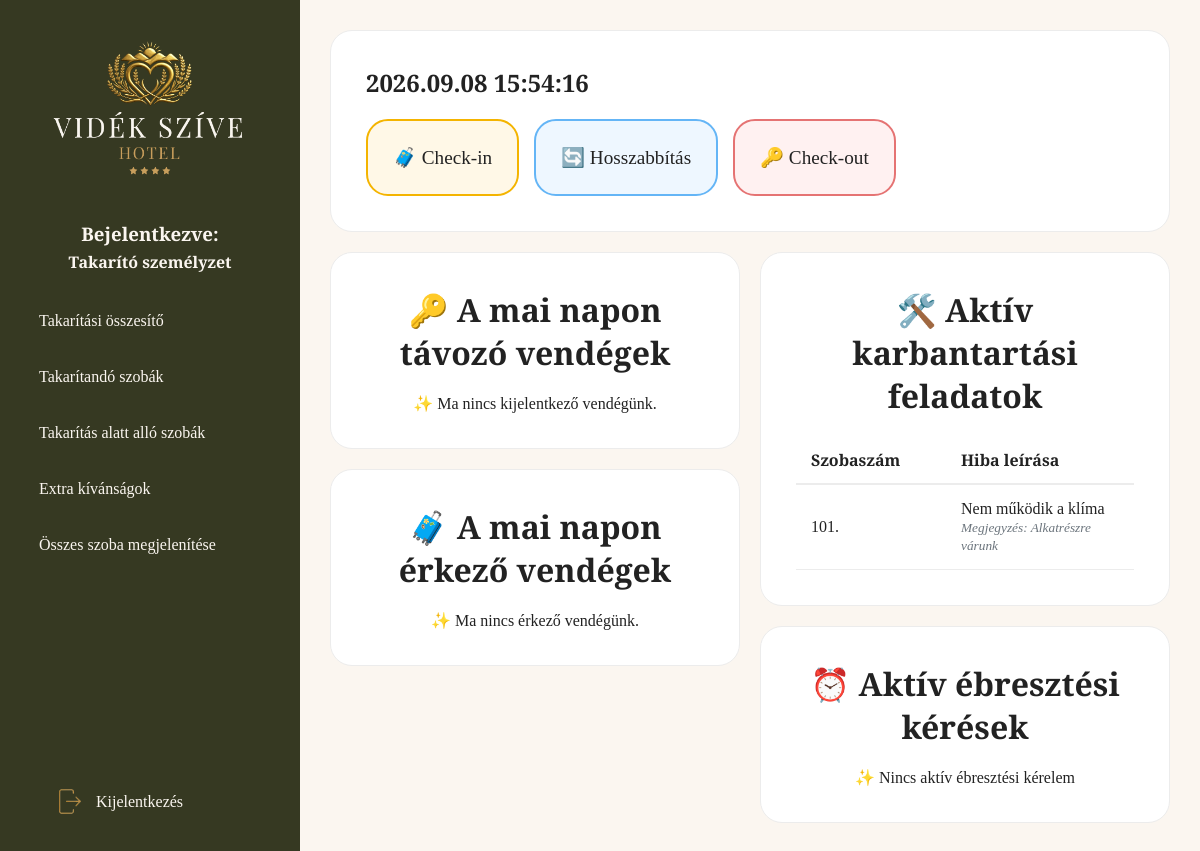
The page /dashboard/reception/ (signed in) on the database its author committed.
### videk_szive/models.py (models this page shows, shortened)
class RoomIssue(models.Model):
    room = models.ForeignKey(Room, on_delete=models.CASCADE, related_name="reported_issues")
    description = models.TextField()
    is_resolved = models.BooleanField(default=False)
    handyman_note = models.TextField(blank=True, null=True, verbose_name="Karbantartó megjegyzése")
    created_at = models.DateTimeField(default=timezone.now)
    resolved_at = models.DateTimeField(blank=True, null=True, verbose_name="Megoldás ideje")

class Room(models.Model):
    room_number = models.IntegerField(primary_key=True, verbose_name="Szobaszám")
    room_type = models.CharField(max_length=50, verbose_name="Szobatípus")
    room_persons = models.IntegerField(verbose_name="Férőhely")
    room_size = models.IntegerField(verbose_name="Szobaméret (m²)")
    balcony = models.BooleanField(default=False, verbose_name="Erkélyes")
    price_per_night = models.IntegerField(verbose_name="Ár/éjszaka")
    status_free = models.BooleanField(default=True, verbose_name="Szabad szoba")
    status_booked = models.BooleanField(default=False, verbose_name="Kiadott szoba")
    status_need_cleaning = models.BooleanField(default=False, verbose_name="Takarítandó szoba")
    status_under_cleaning = models.BooleanField(default=False, verbose_name="Takarítás alatt álló szoba")
    status_cleaned = models.BooleanField(default=False, verbose_name="Kitakarított szoba")
    cleaning = models.BooleanField(default=False, verbose_name="Takarítást kér")
    not_cleaning = models.BooleanField(default=False, verbose_name="Takarítást nem kér")
    extra_sheets = models.BooleanField(default=False, verbose_name="Extra ágynemű")
    extra_towel = models.BooleanField(default=False, verbose_name="Extra törölköző")
    extra_showers = models.BooleanField(default=False, verbose_name="Extra tusfürdő")
    bin_clean = models.BooleanField(default=False, verbose_name="Szemetes ürítés")
    wake_up = models.BooleanField(default=False, verbose_name="Ébresztés kérése")
    wake_up_time = models.CharField(max_length=100, blank=True, null=True, verbose_name="Ébresztési időpont / Megjegyzés")
    wake_up_confirmed = models.BooleanField(default=False, verbose_name="Ébresztés visszaigazolva")
    issues = models.BooleanField(default=False, verbose_name="Műszaki hiba")
    issue_description = models.TextField(blank=True, null=True)
    wifi = models.CharField(max_length=50, blank=True, null=True, verbose_name="Wi-Fi jelszó")
    current_guest = models.ForeignKey(
        Guest,
        on_delete=models.SET_NULL,
        blank=True,
        null=True,
        related_name="rooms",
        verbose_name="Aktuális vendég"
    )
    class Meta:
        verbose_name_plural = "Rooms"

### videk_szive/views.py (the view)
# urls.py: path('reception/', views.reception_dashboard, name='reception'),
@login_required
def reception_dashboard(request):
    rooms = Room.objects.all().order_by('room_number')
    wake_up_rooms = Room.objects.filter(wake_up=True).order_by('room_number')
    free_rooms_count = Room.objects.filter(status_free=True).count()
    booked_rooms_count = Room.objects.filter(status_booked=True).count()
    clean_need_count = Room.objects.filter(status_need_cleaning=True).count()
    clean_under_count = Room.objects.filter(status_under_cleaning=True).count()
    today = timezone.localdate()
    arrivals = Reservation.objects.filter(arrive_date=today, status__in=['PENDING', 'CONFIRMED']).select_related('guest', 'room').order_by('id')
    checkout_reservations = Reservation.objects.filter(leave_date=today).select_related('guest','room').order_by('room__room_number')
    active_issues = RoomIssue.objects.filter(
        is_resolved=False).select_related('room').order_by('room__room_number')
    context = {
        'rooms': rooms,
        'wake_up_rooms': wake_up_rooms,
        'free_count': free_rooms_count,
        'booked_count': booked_rooms_count,
        'need_cleaning_count': clean_need_count,
        'under_cleaning_count': clean_under_count,
        'arrivals': arrivals,
        'checkout_reservations': checkout_reservations,
        'active_issues': active_issues,
    }
    return render(request, 'reception.html', context)

### videk_szive/templates/reception.html (shortened to what this page needs)
{% extends 'index.html' %}
{% load static %}
{% block content %}
<div class="card">
    <div class="dashboard-header">
        <div class="live-clock">
            <span id="current-date-time">Betöltés...</span>
        </div>
        <div class="action-buttons-group">
            <a href="{% url 'checkin_view' %}" class="room cleaning-needed" >🧳 Check-in</a>
            <a href="#" class="room cleaning">🔄 Hosszabbítás</a>
            <a href="{% url 'checkout_view' %}" class="room occupied">🔑 Check-out</a>
        </div>
    </div>
</div>
<div class="dashboard">
    <div class="dashboard-left">
        <div class="card">
            <div style="text-align: center;">
                <h1>🔑 A mai napon távozó vendégek</h1>
            </div>
            {% if checkout_reservations %}
                <div style="overflow-x: auto;">
                    <table style="width: 100%; border-collapse: collapse; text-align: left;">
                        <thead>
                            <tr style="border-bottom: 2px solid var(--clr-lightgrey);">
                                <th style="padding: 12px 15px; width:150px;">Szobaszám</th>
                                <th style="padding: 12px 15px;">Vendég neve</th>
                            </tr>
                        </thead>
                        <tbody>
                            {% for reservation in checkout_reservations %}
                                <tr style="border-bottom: 1px solid var(--clr-lightgrey); transition: background 0.2s;">
                                    <td style="padding: 15px;">
                                        {{ reservation.room.room_number }}
                                    </td>
                                    <td style="padding: 15px;">
                                        {{ reservation.guest.guest_name }} </td>
                                </tr>
                            {% endfor %}
                        </tbody>
                    </table>
                </div>
            {% else %}
                <div style="text-align: center;">
                    <p>✨ Ma nincs kijelentkező vendégünk.</p>
                </div>
            {% endif %}
        </div>
    <div class="card">
    <div style="text-align: center;">
        <h1>🧳 A mai napon érkező vendégek</h1>
    </div>
    {% if arrivals %}
        <div style="overflow-x: auto;">
            <table style="width: 100%; border-collapse: collapse; text-align: left;">
                <thead>
                    <tr style="border-bottom: 2px solid var(--clr-lightgrey);">
                        <th style="padding: 12px 15px; width:150px;">Szobaszám</th>
                        <th style="padding: 12px 15px;">Vendég neve</th>
                        <th style="padding: 12px 15px; width:150px;">Művelet</th>
                    </tr>
                </thead>
                <tbody>
                    {% for reservation in arrivals %}
                        <tr style="border-bottom: 1px solid var(--clr-lightgrey); transition: background 0.2s;">
                            <td style="padding: 15px;">
                                {% if reservation.room %}
                                    {{ reservation.room.room_number }}
                                {% else %}
                                    <span style="color: var(--clr-warning, #e67e22);">Beosztásra vár</span>
                                {% endif %}
                            </td>
                            <td style="padding: 15px;">
                                {{ reservation.guest.guest_name }}
                            </td>
                            <td style="padding: 15px; text-align: right;">
                                <a href="{% url 'checkin_view' %}?reservation_id={{ reservation.id }}">
                                    <button class="primary">Check-in</button>
                                </a>
                            </td>
                        </tr>
                    {% endfor %}
                </tbody>
            </table>
        </div>
    {% else %}
        <div style="text-align: center;">
            <p>✨ Ma nincs érkező vendégünk.</p>
        </div>
    {% endif %}
</div>
    </div>
    <div class="dashboard-right">
        <div class="card">
            <div style="text-align: center;">
                <h1>🛠️ Aktív karbantartási feladatok</h1>
            </div>
            {% if active_issues %}
                <div style="overflow-x: auto;">
                    <table style="width: 100%; border-collapse: collapse; font-family: var(--ff-playfair); text-align: left;">
                        <thead>
                            <tr style="border-bottom: 2px solid var(--clr-lightgrey);">
                                <th style="padding: 12px 15px; width:150px;">Szobaszám</th>
                                <th style="padding: 12px 15px;">Hiba leírása</th>
                            </tr>
                        </thead>
                        <tbody>
                            {% for issue in active_issues %}
                                <tr style="border-bottom: 1px solid var(--clr-lightgrey); transition: background 0.2s;">
                                    <td style="padding: 15px;">
                                        {{ issue.room.room_number }}.
                                    </td>
                                    <td style="padding: 15px;">
                                        {{ issue.description }}
                                        {% if issue.handyman_note %}
                                            <br><small style="color: #6c757d; font-style: italic;">Megjegyzés: {{ issue.handyman_note }}</small>
                                        {% endif %}
                                    </td>
                                </tr>
                            {% endfor %}
                        </tbody>
                    </table>
                </div>
            {% else %}
                <div style="text-align: center;">
                    <p>✨ Jelenleg nincs bejelentett műszaki probléma.</p>
                </div>
            {% endif %}
        </div>
        <div class="card">
            <div style="text-align: center;">
                <h1>⏰ Aktív ébresztési kérések</h1>
            </div>
            {% if wake_up_rooms %}
            <div style="overflow-x: auto;">
                <table style="width: 100%; border-collapse: collapse; font-family: var(--ff-playfair); text-align: left;">
                    <thead>
                        <tr style="border-bottom: 2px solid var(--clr-lightgrey);">
                            <th style="padding: 12px 15px;">Szobaszám</th>
                            <th style="padding: 12px 15px;">Kért időpont</th>
                            <th style="padding: 12px 15px;">Státusz</th>
                            <th style="padding: 12px 15px; text-align: center;">Művelet</th>
                        </tr>
                    </thead>
                    <tbody>
                        {% for r in rooms %}
                            {% if r.wake_up %}
                                <tr style="border-bottom: 1px solid var(--clr-lightgrey);">
                                    <td style="padding:15px;">{{ r.room_number }}.</td>
                                    <td style="padding:15px;">{{ r.wake_up_time }}</td>
                                    <td style="padding:15px;">
                                        {% if r.wake_up_confirmed %}
                                            <span>✔ Visszaigazolva</span>
                                        {% else %}
                                            <span>⏳ Függőben</span>
                                        {% endif %}
                                    </td>
                                    <td style="padding:15px; text-align:center;">
                                        {% if r.wake_up_confirmed %}
                                            <form action="{% url 'complete_wake_up' r.room_number %}" method="POST">
                                                {% csrf_token %}
                                                <button type="submit" class="secundary">
                                                    Elvégezve
                                                </button>
                                            </form>
                                        {% else %}
                                            <form action="{% url 'confirm_wake_up' r.room_number %}" method="POST">
                                                {% csrf_token %}
                                                <button type="submit" class="primary">Visszaigazolás</button>
                                            </form>
                                        {% endif %}
                                    </td>
                                </tr>
                            {% endif %}
                        {% endfor %}
                    </tbody>
                </table>
            </div>
            {% else %}
            <div style="text-align: center;">
                <p>✨ Nincs aktív ébresztési kérelem</p>
            </div>
            {% endif %}
        </div>
    </div>
</div>
{% endblock %}

### videk_szive/static/room/style.css (style rules this page uses)
:root { --clr-green: #363922; --clr-gold: #C89E5C; --clr-gold-dark: #b58d4c; --clr-white: #FBF6F0; --clr-wwhite: #fff; --clr-grey-font: #222; --clr-grey: #666; --clr-lightgrey: #ececec; --clr-red: #E57373; --clr-lightred: #fff1f1; --clr-orange: #F4B400; --clr-lightorange: #fff8e7; --clr-blue: #64B5F6; --clr-lightblue: #eef7ff; --clr-lightgreen: #81C784; --clr-lightergreen: #effbef; --ff-playfair:"Playfair Display", serif; --ff-great: "Great Vibes", cursive; }
* { margin:0; padding:0; box-sizing:border-box; }
body { font-family: var(--ff-playfair); background:var(--clr-white); color:var(--clr-grey-font); }
a.room { display: inline-block; color: inherit; text-decoration: none; font-size: 1.2rem; }
.occupied { border-color:var(--clr-red); background:var(--clr-lightred); }
.cleaning-needed { border-color:var(--clr-orange); background:var(--clr-lightorange); }
.cleaning { border-color:var(--clr-blue); background:var(--clr-lightblue); }
.live-clock { font-size: 24px; font-weight: bold; }
.dashboard-header { display: flex; justify-content: space-between; align-items: center; flex-wrap: wrap; gap: 20px; }
.dashboard { display: grid; grid-template-columns: 1fr 1fr; gap: 20px; overflow: hidden; }
.dashboard-left { display: flex; flex-direction: column; height: 100%; overflow-y: auto; }
.dashboard-right { display: flex; flex-direction: column; height: 100%; overflow-y: auto; }
.action-buttons-group { display: flex; gap: 15px; flex-wrap: wrap; }

### rows shown on the page
RoomIssue: room.room_number "101", description "Nem működik a klíma", handyman_note "Alkatrészre várunk"
